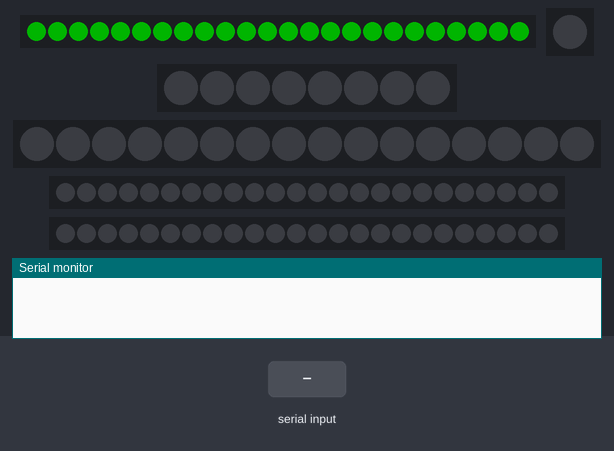
Bench run of a sketch on a simulated SparkFun Pro Micro, built with avr-gcc and run on an emulated ATmega32U4. On the bench: 3 × 24 RGB LEDs in strip order, left to right, 1 RGB LEDs in strip order, left to right, 8 RGB LEDs in strip order, left to right, 16 RGB LEDs in strip order, left to right, the last lines printed to the serial monitor. The inputs (shaded band) are chosen by the test bench. Dim RGB values are drawn brighter than linear.

Above: at 0.1 s.
1.8 s: "T\n" received over Serial
At 4.5 s:
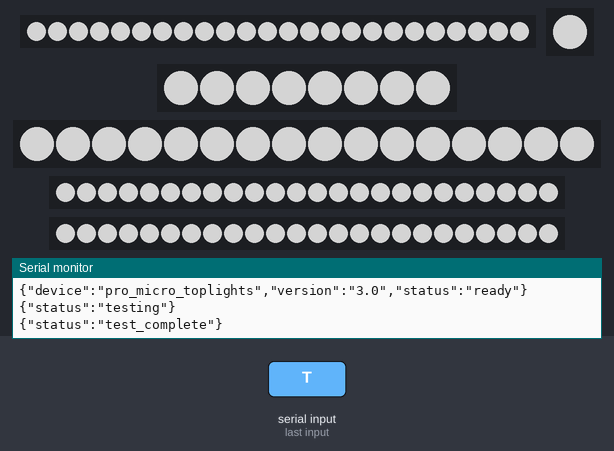
4.8 s: "A:45\n" received over Serial
At 5.3 s:
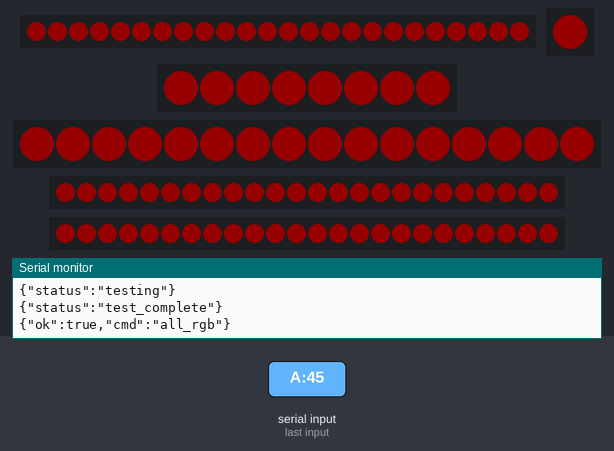
6.3 s: "B:45\n" received over Serial
At 7.5 s:
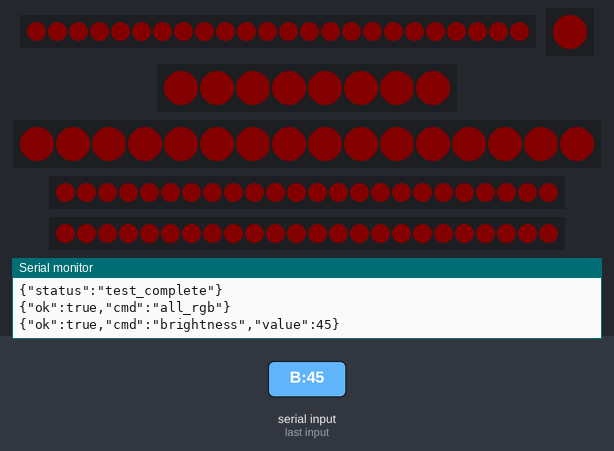
7.8 s: "ON\n" received over Serial
At 8.8 s:
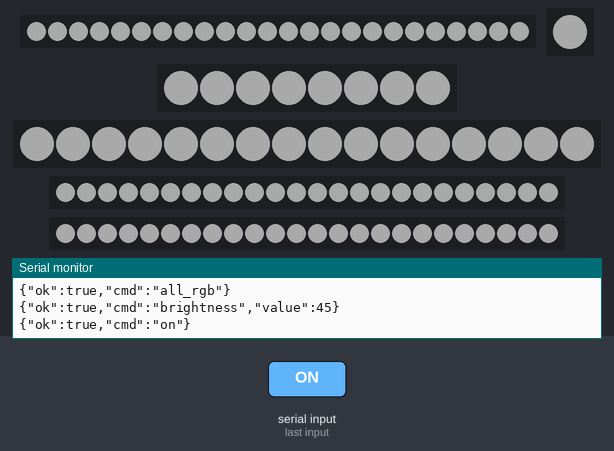
Timing chart, 0 to 10.3 s (numbered marks = the images above; inputs shaded):
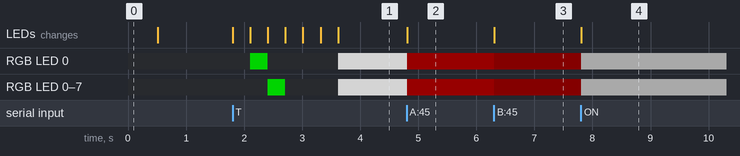

The sketch:

top_lights.ino
```cpp
/*
 * NEXUS V2 — Top Lights Controller (Pro Micro / ATmega32U4)
 * 6-channel NeoPixel controller for scanner canopy LEDs
 * v3.0 — New canopy layout (2026-03-03)
 *
 * Serial Protocol (115200 baud, newline-terminated):
 *   ON              — All channels on (white at current brightness)
 *   OFF             — All channels off
 *   B:128           — Set global brightness (0-255)
 *   C:1:255:200:180 — Set channel 1 to R=255 G=200 B=180
 *   A:255:200:180   — Set ALL channels to R G B
 *   P:SCAN          — Preset (SCAN=200, PHOTO=255, GRADE=180, OFF=0)
 *   S               — Status report (JSON)
 *   T               — Test sequence (chase each channel)
 *
 * Pin Map:
 *   CH1=pin3  (24 LEDs)   CH4=pin6  (16 LEDs)
 *   CH2=pin4  ( 1 LED)    CH5=pin8  (24 LEDs)
 *   CH3=pin5  ( 8 LEDs)   CH6=pin16 (24 LEDs)
 *
 * No case light — all 6 channels behave identically.
 */

#include <Adafruit_NeoPixel.h>

#define NUM_CHANNELS 6
#define SERIAL_BAUD  115200
#define MAX_CMD_LEN  64
// No case light — all channels behave identically

// Pin and LED count definitions
const uint8_t  ch_pin[NUM_CHANNELS]  = {  3,  4,  5,  6,  8, 16 };
const uint16_t ch_leds[NUM_CHANNELS] = { 24,  1,  8, 16, 24, 24 };

// NeoPixel strips
Adafruit_NeoPixel strips[NUM_CHANNELS] = {
  Adafruit_NeoPixel(24, 3,  NEO_GRB + NEO_KHZ800),
  Adafruit_NeoPixel( 1, 4,  NEO_GRB + NEO_KHZ800),
  Adafruit_NeoPixel( 8, 5,  NEO_GRB + NEO_KHZ800),
  Adafruit_NeoPixel(16, 6,  NEO_GRB + NEO_KHZ800),
  Adafruit_NeoPixel(24, 8,  NEO_GRB + NEO_KHZ800),
  Adafruit_NeoPixel(24, 16, NEO_GRB + NEO_KHZ800),
};

// State
uint8_t global_brightness = 128;  // safe default (not full blast)
uint8_t ch_r[NUM_CHANNELS];
uint8_t ch_g[NUM_CHANNELS];
uint8_t ch_b[NUM_CHANNELS];
bool    ch_on[NUM_CHANNELS];

// Serial buffer
char cmd_buf[MAX_CMD_LEN];
uint8_t cmd_pos = 0;

// ─── Helpers ───────────────────────────────────────────────────────

void set_channel(uint8_t ch, uint8_t r, uint8_t g, uint8_t b) {
  if (ch >= NUM_CHANNELS) return;
  ch_r[ch] = r;
  ch_g[ch] = g;
  ch_b[ch] = b;
  ch_on[ch] = true;
  strips[ch].setBrightness(global_brightness);
  for (uint16_t i = 0; i < ch_leds[ch]; i++) {
    strips[ch].setPixelColor(i, strips[ch].Color(r, g, b));
  }
  strips[ch].show();
}

void clear_channel(uint8_t ch) {
  if (ch >= NUM_CHANNELS) return;
  ch_on[ch] = false;
  strips[ch].clear();
  strips[ch].show();
}

void all_on(uint8_t r, uint8_t g, uint8_t b) {
  for (uint8_t i = 0; i < NUM_CHANNELS; i++) {
    set_channel(i, r, g, b);
  }
}

void all_off() {
  for (uint8_t i = 0; i < NUM_CHANNELS; i++) {
    clear_channel(i);
  }
}

void send_status() {
  Serial.print("{\"device\":\"pro_micro_toplights\",\"version\":\"3.0\",\"brightness\":");
  Serial.print(global_brightness);
  Serial.print(",\"channels\":[");
  for (uint8_t i = 0; i < NUM_CHANNELS; i++) {
    if (i > 0) Serial.print(",");
    Serial.print("{\"ch\":");
    Serial.print(i + 1);
    Serial.print(",\"pin\":");
    Serial.print(ch_pin[i]);
    Serial.print(",\"leds\":");
    Serial.print(ch_leds[i]);
    Serial.print(",\"on\":");
    Serial.print(ch_on[i] ? "true" : "false");
    Serial.print(",\"r\":");
    Serial.print(ch_r[i]);
    Serial.print(",\"g\":");
    Serial.print(ch_g[i]);
    Serial.print(",\"b\":");
    Serial.print(ch_b[i]);
    Serial.print("}");
  }
  Serial.println("]}");
}

void test_sequence() {
  Serial.println("{\"status\":\"testing\"}");
  // Light each channel one at a time
  all_off();
  for (uint8_t i = 0; i < NUM_CHANNELS; i++) {
    set_channel(i, 0, 255, 0);  // green
    delay(300);
    clear_channel(i);
  }
  // Flash all white
  all_on(255, 255, 255);
  delay(500);
  Serial.println("{\"status\":\"test_complete\"}");
}

// Parse integer from string at position, advance pos past delimiter
int parse_int(const char* str, uint8_t* pos) {
  int val = 0;
  while (str[*pos] >= '0' && str[*pos] <= '9') {
    val = val * 10 + (str[*pos] - '0');
    (*pos)++;
  }
  if (str[*pos] == ':') (*pos)++;  // skip delimiter
  return val;
}

// ─── Command Handler ───────────────────────────────────────────────

void handle_command(const char* cmd) {
  // ON — all channels white
  if (strcmp(cmd, "ON") == 0) {
    all_on(255, 255, 255);
    Serial.println("{\"ok\":true,\"cmd\":\"on\"}");
    return;
  }

  // OFF — all channels off (case light stays)
  if (strcmp(cmd, "OFF") == 0) {
    all_off();
    Serial.println("{\"ok\":true,\"cmd\":\"off\"}");
    return;
  }

  // S — status
  if (strcmp(cmd, "S") == 0) {
    send_status();
    return;
  }

  // T — test
  if (strcmp(cmd, "T") == 0) {
    test_sequence();
    return;
  }

  // B:N — brightness
  if (cmd[0] == 'B' && cmd[1] == ':') {
    uint8_t pos = 2;
    int bval = parse_int(cmd, &pos);
    global_brightness = constrain(bval, 0, 255);
    // Re-apply brightness to all active channels
    for (uint8_t i = 0; i < NUM_CHANNELS; i++) {
      if (ch_on[i]) {
        strips[i].setBrightness(global_brightness);
        strips[i].show();
      }
    }
    Serial.print("{\"ok\":true,\"cmd\":\"brightness\",\"value\":");
    Serial.print(global_brightness);
    Serial.println("}");
    return;
  }

  // C:CH:R:G:B — set single channel
  if (cmd[0] == 'C' && cmd[1] == ':') {
    uint8_t pos = 2;
    int ch = parse_int(cmd, &pos) - 1;  // 1-indexed to 0-indexed
    int r  = parse_int(cmd, &pos);
    int g  = parse_int(cmd, &pos);
    int b  = parse_int(cmd, &pos);
    if (ch >= 0 && ch < NUM_CHANNELS) {
      set_channel(ch, constrain(r, 0, 255), constrain(g, 0, 255), constrain(b, 0, 255));
      Serial.print("{\"ok\":true,\"cmd\":\"channel\",\"ch\":");
      Serial.print(ch + 1);
      Serial.println("}");
    } else {
      Serial.println("{\"ok\":false,\"error\":\"bad channel\"}");
    }
    return;
  }

  // A:R:G:B — set all channels
  if (cmd[0] == 'A' && cmd[1] == ':') {
    uint8_t pos = 2;
    int r = parse_int(cmd, &pos);
    int g = parse_int(cmd, &pos);
    int b = parse_int(cmd, &pos);
    all_on(constrain(r, 0, 255), constrain(g, 0, 255), constrain(b, 0, 255));
    Serial.println("{\"ok\":true,\"cmd\":\"all_rgb\"}");
    return;
  }

  // P:PRESET — named preset
  if (cmd[0] == 'P' && cmd[1] == ':') {
    const char* preset = cmd + 2;
    if (strcmp(preset, "SCAN") == 0) {
      global_brightness = 200;
      all_on(255, 255, 255);
    } else if (strcmp(preset, "PHOTO") == 0) {
      global_brightness = 255;
      all_on(255, 255, 255);
    } else if (strcmp(preset, "GRADE") == 0) {
      global_brightness = 180;
      all_on(255, 250, 240);  // warm white for grading
    } else if (strcmp(preset, "OFF") == 0) {
      all_off();
    } else {
      Serial.println("{\"ok\":false,\"error\":\"unknown preset\"}");
      return;
    }
    Serial.print("{\"ok\":true,\"cmd\":\"preset\",\"name\":\"");
    Serial.print(preset);
    Serial.println("\"}");
    return;
  }

  Serial.println("{\"ok\":false,\"error\":\"unknown command\"}");
}

// ─── Setup & Loop ──────────────────────────────────────────────────

void setup() {
  Serial.begin(SERIAL_BAUD);

  // Initialize all strips
  for (uint8_t i = 0; i < NUM_CHANNELS; i++) {
    strips[i].begin();
    strips[i].setBrightness(global_brightness);
    strips[i].clear();
    strips[i].show();
    ch_r[i] = 0;
    ch_g[i] = 0;
    ch_b[i] = 0;
    ch_on[i] = false;
  }

  // Startup indicator — brief flash on CH1 so you know it booted
  set_channel(0, 0, 128, 0);  // green on ring1
  delay(500);
  clear_channel(0);

  Serial.println("{\"device\":\"pro_micro_toplights\",\"version\":\"3.0\",\"status\":\"ready\"}");
}

void loop() {
  while (Serial.available()) {
    char c = Serial.read();
    if (c == '\n' || c == '\r') {
      if (cmd_pos > 0) {
        cmd_buf[cmd_pos] = '\0';
        handle_command(cmd_buf);
        cmd_pos = 0;
      }
    } else if (cmd_pos < MAX_CMD_LEN - 1) {
      cmd_buf[cmd_pos++] = c;
    }
  }
}
```

Measured:
- after the input at 1.8 s, RGB LED 0: off → RGB(0, 128, 0) after 0.31 s, → off 0.30 s later, → RGB(128, 128, 128) 1.2 s later; RGB LED 0–7: off → RGB(0, 128, 0) after 0.61 s, → off 0.30 s later, → RGB(128, 128, 128) 0.91 s later; the LEDs: first change at once (image 1 shows a later state)
- after the input at 4.8 s, RGB LED 0, RGB LED 0–7: RGB(128, 128, 128) → RGB(22, 0, 0) at once; the LEDs: change at once (image 2)
- after the input at 6.3 s, RGB LED 0, RGB LED 0–7: RGB(22, 0, 0) → RGB(7, 0, 0) at once; the LEDs: change at once (image 3)
- after the input at 7.8 s, RGB LED 0, RGB LED 0–7: RGB(7, 0, 0) → RGB(45, 45, 45) at once; the LEDs: change at once (image 4)
